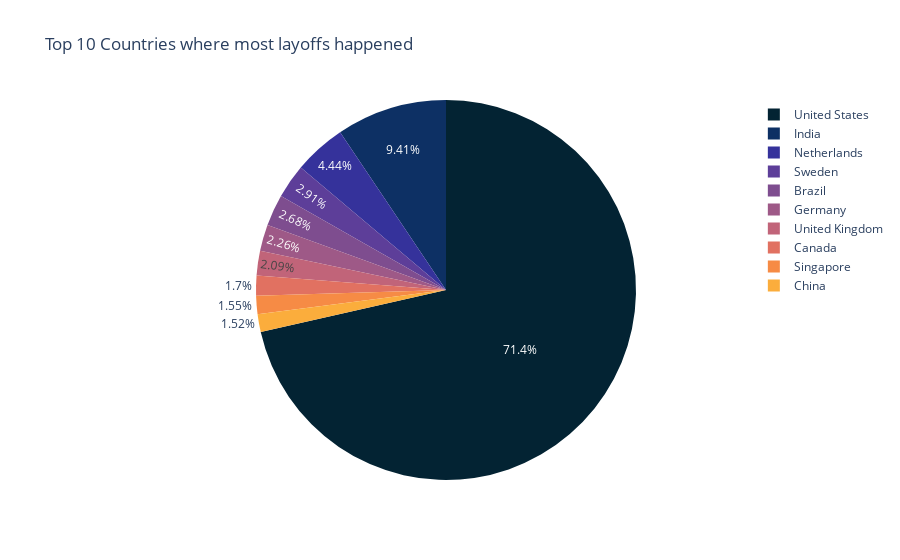

The code cell stored with this chart in its notebook:
### Code cell
import plotly.express as px
top_10 = df.groupby('country').sum().reset_index().sort_values(by='total_laid_off',ascending=False)[['country','total_laid_off']].head(10)
px.pie(top_10,names='country',values='total_laid_off',
      color_discrete_sequence=px.colors.sequential.thermal,
       title='Top 10 Countries where most layoffs happened')

### Figure 1 — Plotly figure (JSON) as saved in the notebook; plotly's stock layout.template omitted (floating-point values rounded to 4 significant figures)
{"data": [{"domain": {"x": [0, 1], "y": [0, 1]}, "hovertemplate": "country=%{label}<br>total_laid_off=%{value}<extra></extra>", "labels": ["United States", "India", "Netherlands", "Sweden", "Brazil", "Germany", "United Kingdom", "Canada", "Singapore", "China"], "legendgroup": "", "name": "", "showlegend": true, "type": "pie", "values": [276946, 36464, 17220, 11264, 10391, 8769, 8098, 6589, 5995, 5905]}], "layout": {"legend": {"tracegroupgap": 0}, "piecolorway": ["rgb(3, 35, 51)", "rgb(13, 48, 100)", "rgb(53, 50, 155)", "rgb(93, 62, 153)", "rgb(126, 77, 143)", "rgb(158, 89, 135)", "rgb(193, 100, 121)", "rgb(225, 113, 97)", "rgb(246, 139, 69)", "rgb(251, 173, 60)", "rgb(246, 211, 70)", "rgb(231, 250, 90)"], "title": {"text": "Top 10 Countries where most layoffs happened"}}}
